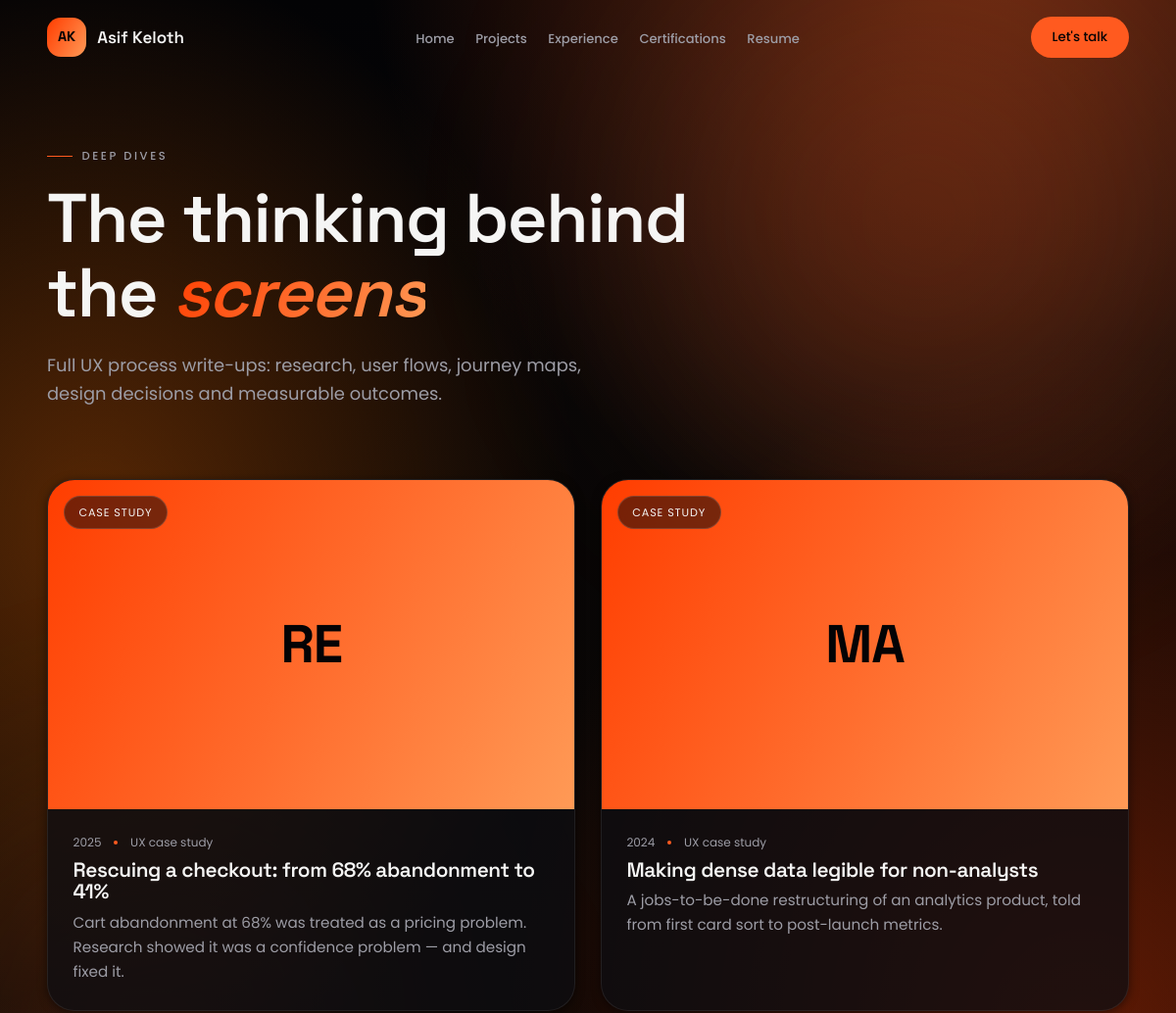
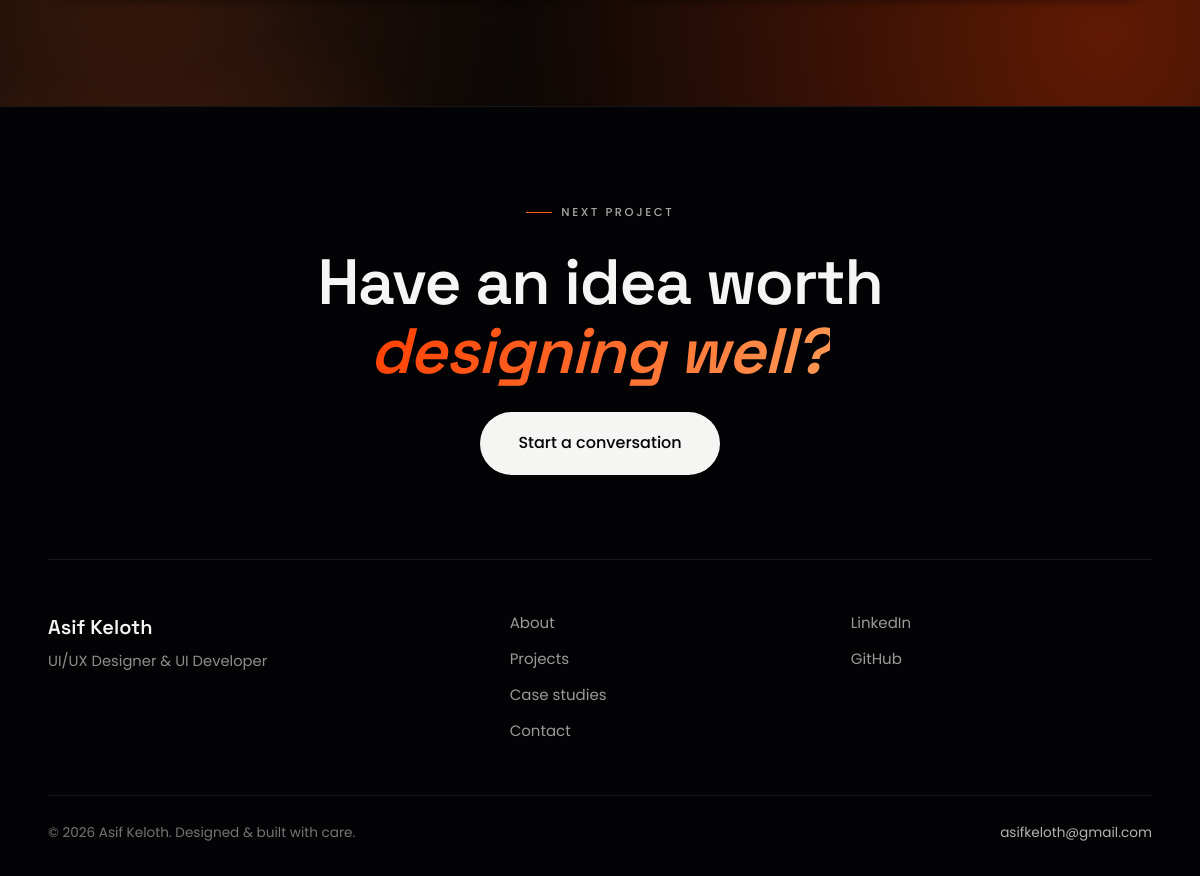
/case-studies/, run on the app's committed database (2 pictures, top to bottom).
### core/models.py (models this page shows, shortened)
class SingletonModel(models.Model):
    class Meta:
        abstract = True
    @classmethod
    def load(cls):
        obj, _ = cls.objects.get_or_create(pk=1)
        return obj

class SiteSettings(SingletonModel):
    site_name = models.CharField(max_length=100, default="Asif Keloth")
    tagline = models.CharField(max_length=160, default="UI/UX Designer & UI Developer")
    email = models.EmailField(default="hello@example.com")
    phone = models.CharField(max_length=40, blank=True)
    location = models.CharField(max_length=120, default="Kochi, India")
    resume = models.FileField(upload_to="resume/", blank=True, null=True)
    logo_text = models.CharField(max_length=40, default="A")
    footer_note = models.CharField(max_length=200, default="Designed & built with care.")
    seo_title = models.CharField(max_length=70, blank=True,
                                 help_text="Default <title>. Falls back to site name.")
    seo_description = models.CharField(max_length=160, blank=True)
    seo_keywords = models.CharField(max_length=255, blank=True)
    og_image = models.ImageField(upload_to="seo/", blank=True, null=True)
    class Meta:
        verbose_name = "Site settings"
        verbose_name_plural = "Site settings"

class OrderedModel(models.Model):
    order = models.PositiveIntegerField(default=0)
    is_active = models.BooleanField(default=True)
    class Meta:
        abstract = True
        ordering = ["order", "id"]

class CaseStudy(OrderedModel):
    title = models.CharField(max_length=140)
    slug = models.SlugField(unique=True, blank=True)
    subtitle = models.CharField(max_length=200, blank=True)
    year = models.CharField(max_length=10, default="2025")
    cover = models.ImageField(upload_to="casestudies/", blank=True, null=True)
    accent_hue = models.PositiveIntegerField(default=200)
    featured = models.BooleanField(default=False)
    summary = models.CharField(max_length=240)
    research = models.TextField(blank=True)
    user_flow = models.TextField(blank=True)
    journey_map = models.TextField(blank=True)
    design_decisions = models.TextField(blank=True)
    prototype = models.TextField(blank=True)
    before_after = models.TextField(blank=True, verbose_name="Before & after")
    outcome = models.TextField(blank=True, verbose_name="Final outcome")
    class Meta(OrderedModel.Meta):
        verbose_name_plural = "Case studies"
    def get_absolute_url(self):
        return reverse("case_study_detail", args=[self.slug])

class SocialLink(OrderedModel):
    PLATFORMS = [
        ("dribbble", "Dribbble"), ("behance", "Behance"), ("linkedin", "LinkedIn"),
        ("github", "GitHub"), ("twitter", "X / Twitter"), ("instagram", "Instagram"),
    ]
    platform = models.CharField(max_length=20, choices=PLATFORMS)
    url = models.URLField()

### core/views.py (the view)
# urls.py: path("case-studies/", views.case_studies, name="case_studies"),
def case_studies(request):
    return render(request, "case_studies.html", {
        "case_studies": models.CaseStudy.objects.filter(is_active=True),
    })

### core/context_processors.py (called while the page is built)
def site_globals(request):
    return {
        "site": SiteSettings.load(),
        "social_links": SocialLink.objects.filter(is_active=True),
    }

### crm/context_processors.py (called while the page is built)
def sidebar_counts(request):
    if not (request.user.is_authenticated and request.user.is_staff):
        return {}
    return {"dash_unread": m.ContactMessage.objects.filter(is_read=False).count()}

### templates/case_studies.html (shortened to what this page needs)
{% extends "base.html" %}
{% block content %}
<section class="detail-hero">
  <div class="container">
    <span class="eyebrow" data-aos="fade-up">Deep dives</span>
    <h1 class="detail-hero__title" data-aos="fade-up" data-aos-delay="100">
      The thinking behind<br>the <em>screens</em></h1>
    <p class="detail-hero__summary" data-aos="fade-up" data-aos-delay="160">
      Full UX process write-ups: research, user flows, journey maps, design decisions and measurable outcomes.</p>
  </div>
</section>
<section class="section" style="padding-top:1rem">
  <div class="container">
    <div class="grid grid--2">
      {% for cs in case_studies %}
      <a href="{{ cs.get_absolute_url }}" class="project-card" data-cursor="view" data-aos="fade-up">
        <div class="project-card__media">
          <span class="project-card__tag">Case study</span>
          {% if cs.cover %}
            <img src="{{ cs.cover.url }}" alt="{{ cs.title }} cover" loading="lazy">
          {% else %}
            <div class="project-card__ph">
              <span>{{ cs.title|slice:":2"|upper }}</span>
            </div>
          {% endif %}
        </div>
        <div class="project-card__body">
          <div class="project-card__meta"><span>{{ cs.year }}</span><i></i><span>UX case study</span></div>
          <h3 class="project-card__title">{{ cs.title }}</h3>
          <p class="project-card__summary">{{ cs.summary }}</p>
        </div>
      </a>
      {% empty %}
      <p class="section-lede">Case studies are being written up — check back soon.</p>
      {% endfor %}
    </div>
  </div>
</section>
{% endblock %}

### templates/base.html (shortened to what this page needs)
{% load static %}<!DOCTYPE html>
<html lang="en">
<head>
  <link href="https://api.fontshare.com/v2/css?f[]=satoshi@400,500,700&display=swap" rel="stylesheet">
  <link rel="stylesheet" href="https://cdnjs.cloudflare.com/ajax/libs/Swiper/11.1.14/swiper-bundle.min.css">
  <link rel="stylesheet" href="https://cdnjs.cloudflare.com/ajax/libs/aos/2.3.4/aos.css">
  <link rel="stylesheet" href="{% static 'css/main.css' %}?v=12.0">
</head>
<body>
  <div class="bg-ambient" aria-hidden="true">
    <div class="bg-ambient__orb bg-ambient__orb--1"></div>
    <div class="bg-ambient__orb bg-ambient__orb--2"></div>
  </div>
  <header class="site-header" id="siteHeader">
    <nav class="nav container" aria-label="Primary">
      <a href="{% url 'home' %}" class="nav__logo magnetic" data-cursor="hover">
        <span class="nav__logo-mark">{{ site.logo_text }}</span>
        <span class="nav__logo-name">{{ site.site_name }}</span>
      </a>
      <ul class="nav__links" id="navLinks">
        <li><a href="{% url 'home' %}" data-cursor="hover">Home</a></li>
        <li><a href="{% url 'home' %}#projects" data-cursor="hover">Projects</a></li>
        <li><a href="{% url 'home' %}#experience" data-cursor="hover">Experience</a></li>
        <li><a href="{% url 'home' %}#certifications" data-cursor="hover">Certifications</a></li>
        <li><a href="{% url 'home' %}#resume" data-cursor="hover">Resume</a></li>
      </ul>
      <div class="nav__actions">
        <a href="{% url 'contact' %}" class="btn btn--primary btn--sm magnetic" data-cursor="hover">Let's talk</a>
      </div>
    </nav>
  </header>
  <main id="main">
    {% block content %}{% endblock %}
  </main>
  <footer class="site-footer">
    <div class="container">
      <div class="footer-cta" data-aos="fade-up">
        <p class="eyebrow eyebrow--light">Next project</p>
        <h2 class="footer-cta__title">Have an idea worth<br><em>designing well?</em></h2>
        <a href="{% url 'contact' %}" class="btn btn--light btn--lg magnetic" data-cursor="hover">Start a conversation</a>
      </div>
      <div class="footer-grid">
        <div>
          <p class="footer__name">{{ site.site_name }}</p>
          <p class="footer__tag">{{ site.tagline }}</p>
        </div>
        <nav class="footer__links" aria-label="Footer">
          <a href="{% url 'about' %}">About</a>
          <a href="{% url 'projects' %}">Projects</a>
          <a href="{% url 'case_studies' %}">Case studies</a>
          <a href="{% url 'contact' %}">Contact</a>
        </nav>
        <div class="footer__social">
          {% for link in social_links %}
          <a href="{{ link.url }}" target="_blank" rel="noopener" data-cursor="hover">{{ link.get_platform_display }}</a>
          {% endfor %}
        </div>
      </div>
      <div class="footer__base">
        <span>© <span id="year"></span> {{ site.site_name }}. {{ site.footer_note }}</span>
        <a href="mailto:{{ site.email }}" data-cursor="hover">{{ site.email }}</a>
      </div>
    </div>
  </footer>
</body>
</html>

### data on the page
SiteSettings: logo_text "AK", site_name "Asif Keloth", tagline "UI/UX Designer & UI Developer", footer_note "Designed & built with care.", email "asifkeloth@gmail.com"
CaseStudy: title "RE", year "2025", title "Rescuing a checkout: from 68% abandonment to 41%", summary "Cart abandonment at 68% was treated as a pricing problem. Research showed it was a confidence problem — and design fixed it."
CaseStudy: title "MA", year "2024", title "Making dense data legible for non-analysts", summary "A jobs-to-be-done restructuring of an analytics product, told from first card sort to post-launch metrics."
SocialLink: platform "LinkedIn"
SocialLink: platform "GitHub"
